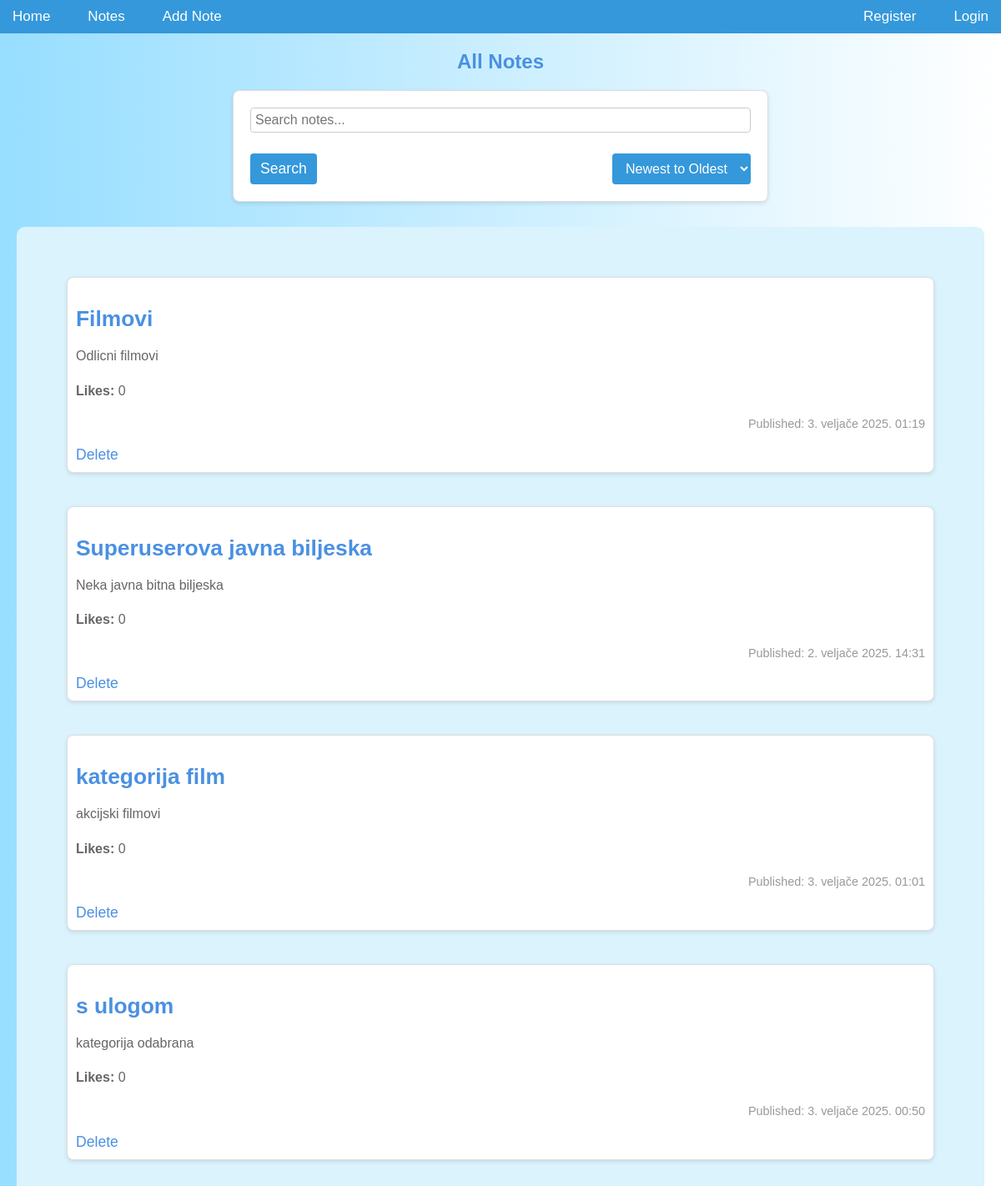
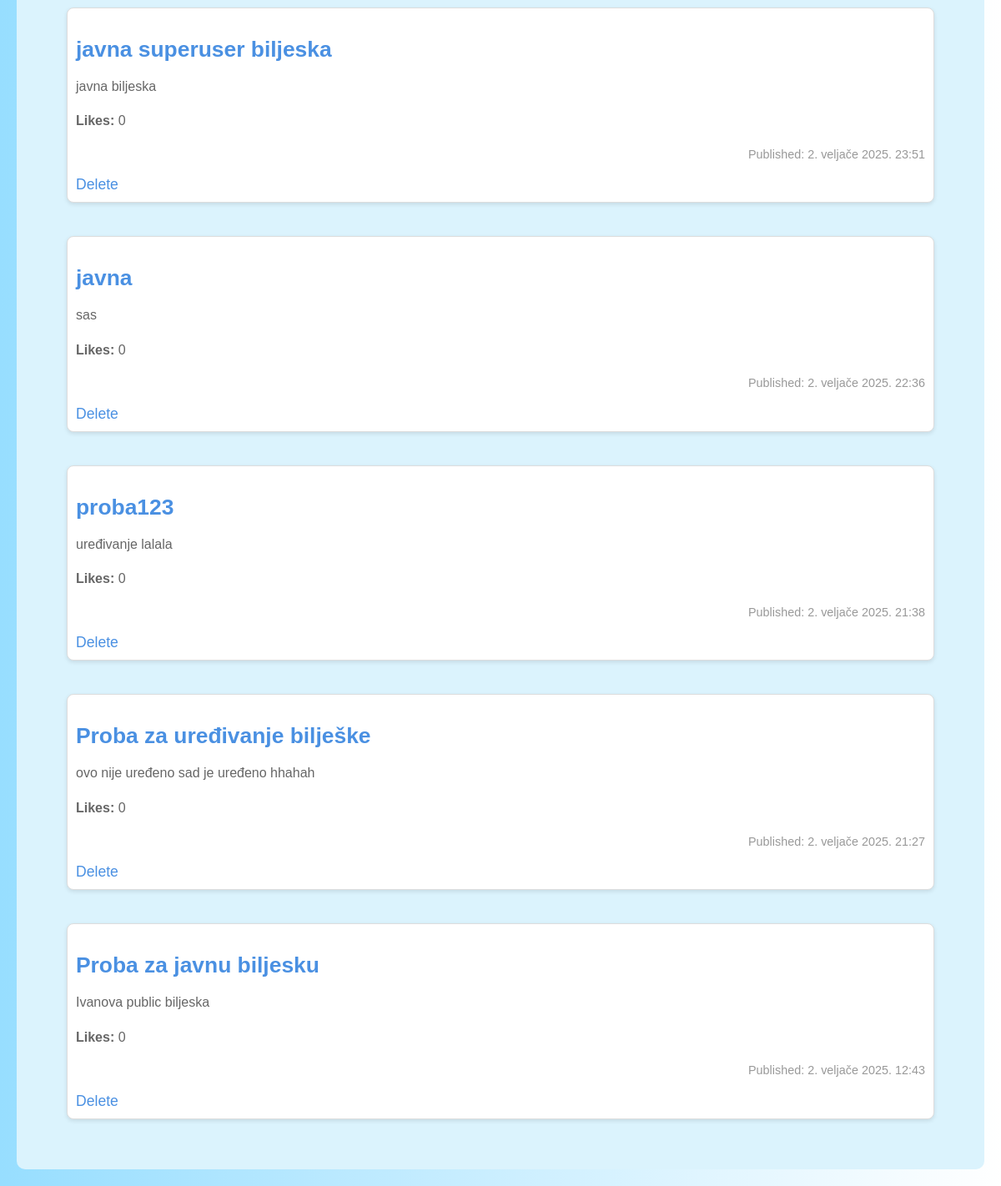
The app's page /notes/ with its own data (2 pictures, top to bottom).
### notes/models.py (models this page shows, shortened)
class Note(models.Model):
    ROLE_CHOICES = [
        ('hobbies', 'Hobbies'),
        ('movies', 'Movies'),
        ('school', 'School'),
        ('work', 'Work'),
        ('music', 'Music'),
        ('personal', 'Personal'),
    ]
    user = models.ForeignKey('accounts.CustomUser', on_delete=models.CASCADE, null=True, blank=True, related_name='notes')
    title = models.CharField(max_length=200)
    content = models.TextField()
    pub_date = models.DateTimeField(auto_now_add=True)
    likes = models.PositiveIntegerField(default=0)
    private_notes = models.ManyToManyField(PrivateNoteModel, blank=True)
    is_public = models.BooleanField(default=True)
    is_important = models.BooleanField(default=False)
    is_locked = models.BooleanField(default=False)
    password = models.CharField(max_length=100, null=True, blank=True)
    completed = models.BooleanField(default=False)
    is_private = models.BooleanField(default=False)
    role = models.CharField(max_length=20, choices=ROLE_CHOICES, blank=True, null=True)

### notes/views.py (the view)
# urls.py: path('', views.index, name='index'),
def index(request):
    search_query = request.GET.get('search', '')
    order = request.GET.get('order', 'desc')
    if search_query:
        notes = Note.objects.filter(title__icontains=search_query, is_public= True)
    else:
        notes = Note.objects.filter(is_public = True)
    if request.user.is_authenticated:
         notes = notes | Note.objects.filter(user=request.user, is_private=True)
    if order == 'asc':
        notes = notes.order_by('-is_important', 'pub_date')
    else:
        notes = notes.order_by( '-is_important', '-pub_date')
    context = {
        'latest_note_list': notes,
        'current_order': order,
        'search_query': search_query,
    }
    return render(request, 'notes/index.html', context)

### notes/templates/notes/index.html (shortened to what this page needs)
{% extends 'notes/base.html' %}
{% block content %}
    <h2>All Notes</h2>
    <form method="get" action="{% url 'notes:index' %}" class="sort-form">
        <input type="text" name="search" placeholder="Search notes..." value="{{ search_query }}">
        <div class="search-sort-buttons">
            <button type="submit" class="search-button">Search</button>
            <select name="order" onchange="this.form.submit()">
                <option value="desc" {% if current_order == 'desc' %}selected{% endif %}>Newest to Oldest</option>
            </select>
        </div>
    </form>
    <div class="notes-container">
        {% for note in latest_note_list %}
        <div class="note">
            <h3><a href="{% url 'notes:detail' note.id %}">{{ note.title }}</a></h3>
            <p>{{ note.content }}</p>
            <p><strong>Likes:</strong> {{ note.likes }}</p>
            <p>Published: {{ note.pub_date }}</p>
            <a href="{% url 'notes:delete_note' note.id %}" onclick="return confirm('Are you sure you want to delete this note?');">
                Delete
            </a>
        </div>
        {% empty %}
        <p>No notes available.</p>
        {% endfor %}
    </div>
{% endblock %}

### notes/static/app/notes.css (style rules this page uses)
body { background: linear-gradient(to bottom, white, #b3e5fc); color: #2c3e50; font-family: Arial, sans-serif; margin: 0; padding: 0; }
.notes-container { background-color: #dbf3fd; padding: 20px; border-radius: 10px; margin-top: 30px; }
h1, h2 { color: #2980b9; font-weight: bold; }
input, textarea { width: 100%; padding: 10px; border: 1px solid #bdc3c7; border-radius: 5px; font-size: 16px; box-sizing: border-box; }
button { background-color: #3498db; color: white; border: none; padding: 10px 20px; border-radius: 5px; font-size: 16px; cursor: pointer; }
body { font-family: Arial, sans-serif; background-color: #f4f7fa; color: #333; margin: 0; padding: 0; }
h2 { text-align: center; color: #4a90e2; margin-top: 20px; }
.note { background-color: #fff; border: 1px solid #ddd; border-radius: 8px; box-shadow: 0 2px 5px rgba(0, 0, 0, 0.1); margin: 40px; padding: 10px; transition: transform 0.2s, box-shadow 0.2s; }
.note h3 { font-size: 1.5em; color: #333; margin-bottom: 10px; }
.note h3 a { text-decoration: none; color: #4a90e2; transition: color 0.3s; }
.note p { font-size: 1em; color: #666; line-height: 1.6; }
.note p:last-of-type { font-size: 0.9em; color: #999; text-align: right; }
form { background-color: #fff; border: 1px solid #ddd; border-radius: 8px; padding: 20px; box-shadow: 0 2px 5px rgba(0, 0, 0, 0.1); margin: 20px auto; width: 80%; max-width: 600px; }
form input, form textarea { width: 100%; padding: 10px; border-radius: 5px; border: 1px solid #ddd; margin-bottom: 15px; font-size: 1em; }
form button { background-color: #4a90e2; color: white; padding: 10px 20px; border: none; border-radius: 5px; font-size: 1.1em; cursor: pointer; transition: background-color 0.3s; }
a { color: #4a90e2; text-decoration: none; font-size: 1.1em; }
.sort-form { display: flex; flex-direction: column; margin-bottom: 20px; }
.sort-form input[type="text"] { padding: 5px; width: 100%; border: 1px solid #ccc; border-radius: 4px; }
.search-sort-buttons { display: flex; justify-content: space-between; margin-top: 10px; }
.search-button { padding: 8px 12px; background-color: #3498db; color: white; border: none; border-radius: 4px; cursor: pointer; transition: background-color 0.3s; }
.sort-form select { padding: 8px 12px; background-color: #3498db; color: white; border: none; border-radius: 4px; font-size: 16px; cursor: pointer; transition: background-color 0.3s; }
body.light { background: linear-gradient(to right, #97deff, white); color: black; }

### records on screen
Note: title "Filmovi", content "Odlicni filmovi", likes "0", pub_date "3. veljače 2025. 01:19"
Note: title "Superuserova javna biljeska", content "Neka javna bitna biljeska", likes "0", pub_date "2. veljače 2025. 14:31"
Note: title "kategorija film", content "akcijski filmovi", likes "0", pub_date "3. veljače 2025. 01:01"
Note: title "s ulogom", content "kategorija odabrana", likes "0", pub_date "3. veljače 2025. 00:50"
Note: title "javna superuser biljeska", content "javna biljeska", likes "0", pub_date "2. veljače 2025. 23:51"
Note: title "javna", content "sas", likes "0", pub_date "2. veljače 2025. 22:36"
Note: title "proba123", content "uređivanje lalala", likes "0", pub_date "2. veljače 2025. 21:38"
Note: title "Proba za uređivanje bilješke", content "ovo nije uređeno sad je uređeno hhahah", likes "0", pub_date "2. veljače 2025. 21:27"
Note: title "Proba za javnu biljesku", content "Ivanova public biljeska", likes "0", pub_date "2. veljače 2025. 12:43"
